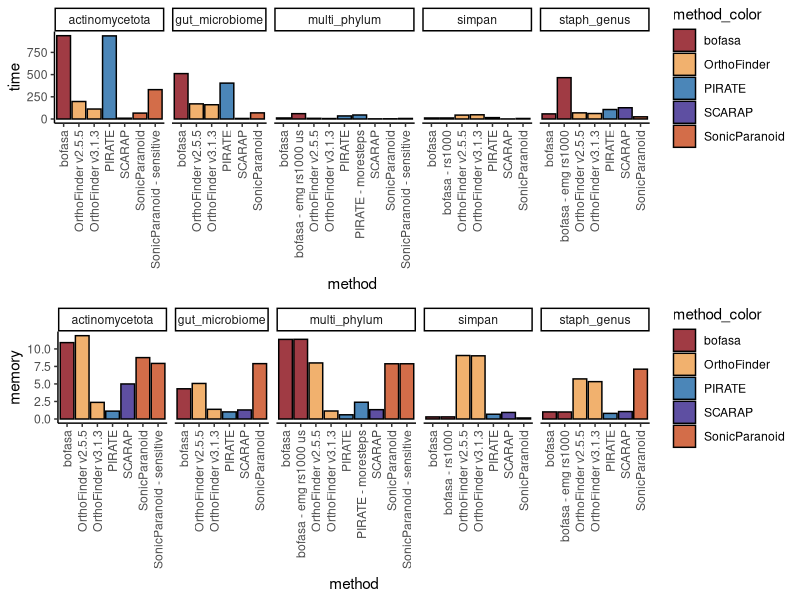

Generate this figure with R:
library(ggplot2)
library(cowplot)

dat <- read.table("All_Timing_and_Resources.txt", header=T, sep='\t')

colors <- c('#A03B44', '#F1B16E', '#4B86B8', '#5E4FA2', '#D36D49', '#A1C496')
names(colors) <- c('bofasa', 'OrthoFinder', 'PIRATE', 'SCARAP', 'SonicParanoid', 'KOfam')

pdf("Timing_and_Memory.pdf", height=10, width=10)

# showcase	method  method_color	time	memory
time <- ggplot(dat, aes(x=method, y=time, fill=method_color)) + geom_bar(stat='identity', color='black') + theme_classic() + facet_grid(.~showcase, scales='free', space='free_x') + theme(axis.text.x = element_text(angle = 90, vjust = 0.5, hjust=1)) + scale_fill_manual(values=colors)
memo <- ggplot(dat, aes(x=method, y=memory, fill=method_color)) + geom_bar(stat='identity', color='black') + theme_classic() + facet_grid(.~showcase, scales='free', space='free_x') + theme(axis.text.x = element_text(angle = 90, vjust = 0.5, hjust=1)) + scale_fill_manual(values=colors)

plot_grid(time, memo, ncol=1)

dev.off()
